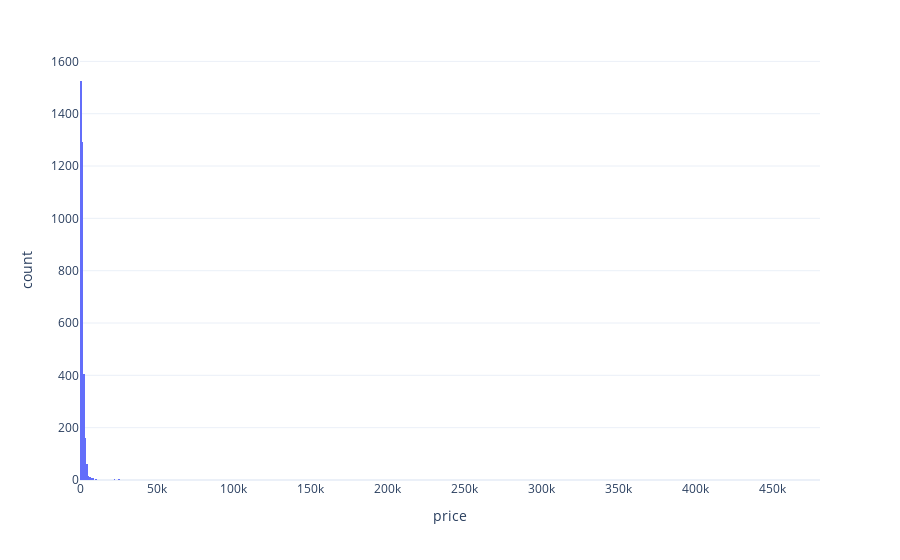

The notebook cell this image was saved under:
### Code cell
px.histogram(df_listing, x='price')

### Figure 1 — Plotly figure (JSON) as saved in the notebook; plotly's stock layout.template omitted (floating-point values rounded to 4 significant figures; data arrays with more than 128 entries replaced by an {"elided": "..."} marker saying what was removed)
{"data": [{"alignmentgroup": "True", "bingroup": "x", "hovertemplate": "price=%{x}<br>count=%{y}<extra></extra>", "legendgroup": "", "marker": {"color": "#636efa", "pattern": {"shape": ""}}, "name": "", "offsetgroup": "", "orientation": "v", "showlegend": false, "type": "histogram", "x": {"elided": "3500 int values"}, "xaxis": "x", "yaxis": "y"}], "layout": {"barmode": "relative", "legend": {"tracegroupgap": 0}, "margin": {"t": 60}, "xaxis": {"anchor": "y", "domain": [0, 1], "title": {"text": "price"}}, "yaxis": {"anchor": "x", "domain": [0, 1], "title": {"text": "count"}}}}
